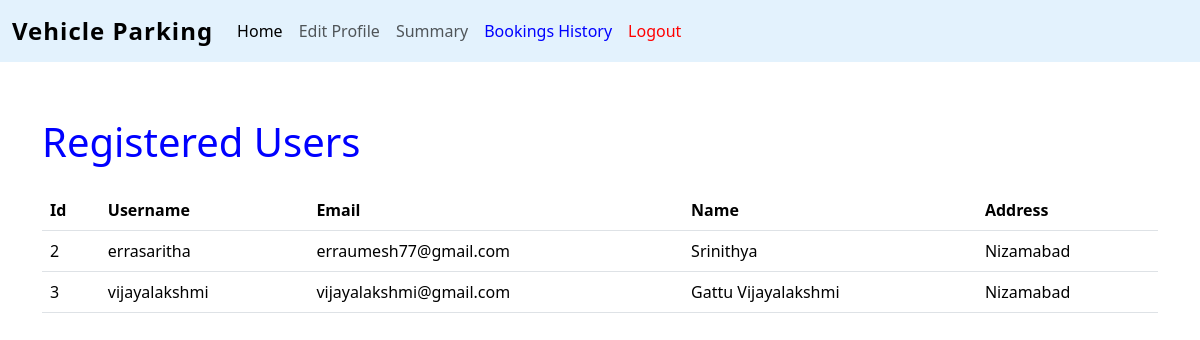
The app's page /admin_users (signed in) with its own data.
### controllers/models.py (models this page shows)
class User(db.Model):
    id = db.Column(db.Integer, primary_key=True)
    username = db.Column(db.String(80), unique=True, nullable=False)
    email = db.Column(db.String(120), unique=True, nullable=False)
    passhash = db.Column(db.String(256), nullable=False)
    name = db.Column(db.String(100), nullable=False)
    is_admin = db.Column(db.Boolean,default=False)
    address = db.Column(db.String(200), nullable=False)
    pincode = db.Column(db.String(10), nullable=False)

### controllers/routes.py (the view)
@app.route('/admin_users')
def admin_users():
    user = User.query.all()
    return render_template('admin_users.html',User=user)

### templates/admin_users.html
{%extends 'layout.html'%}
{%block content%}
<h1 class="text-left my-4" style="color:blue">Registered Users</h1>
<table class="table">
  <thead>
    <tr>
            <th scope="col">Id</th>
            <th scope="col">Username</th>
            <th scope="col">Email</th>
            <th scope="col">Name</th>
            <th scope="col">Address</th>
    </tr>
  </thead>
  <tbody>
    {%for x in User%}
        {%if(x.is_admin==False)%}
            <tr>
                <td>{{x.id}}</td>
                <td >{{x.username}}</td>
                <td>{{x.email}}</td>
                <td>{{x.name}}</td>
                <td>{{x.address}}</td>
            {%endif%}
        </tr>
    {%endfor%}
  </tbody>
</table>
{%endblock%}

### records on screen
User: id "2", username "errasaritha", email "erraumesh77@gmail.com", name "Srinithya", address "Nizamabad"
User: id "3", username "vijayalakshmi", email "vijayalakshmi@gmail.com", name "Gattu Vijayalakshmi", address "Nizamabad"
